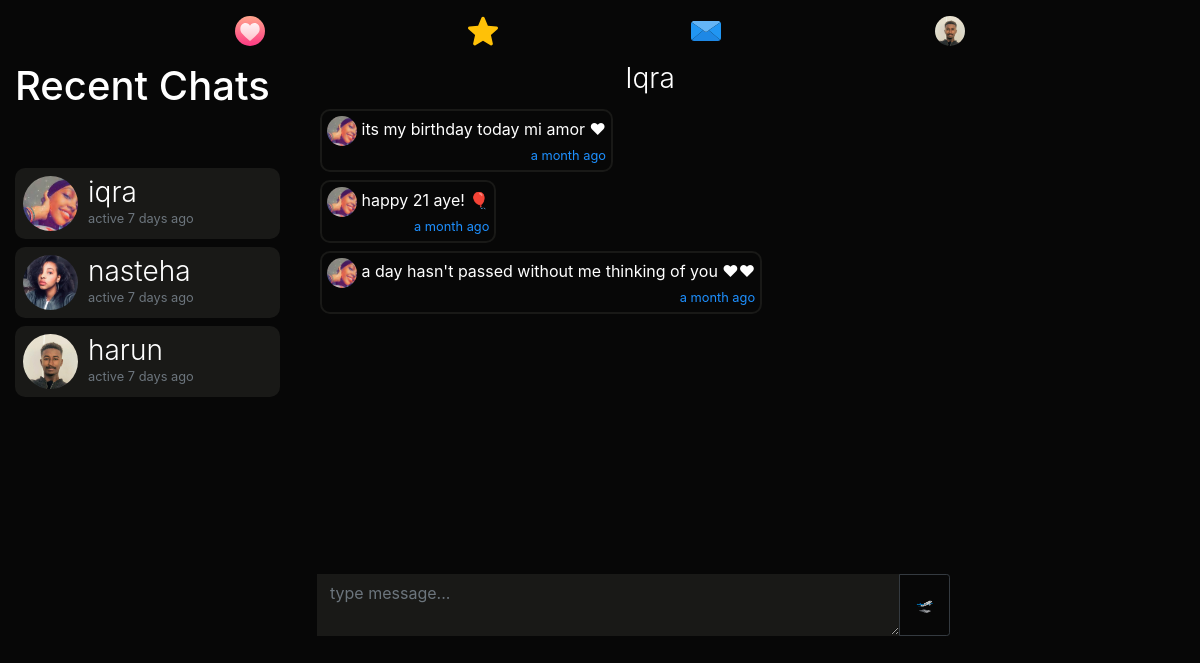
Page /m/iqra (signed in) on the earlier database version.
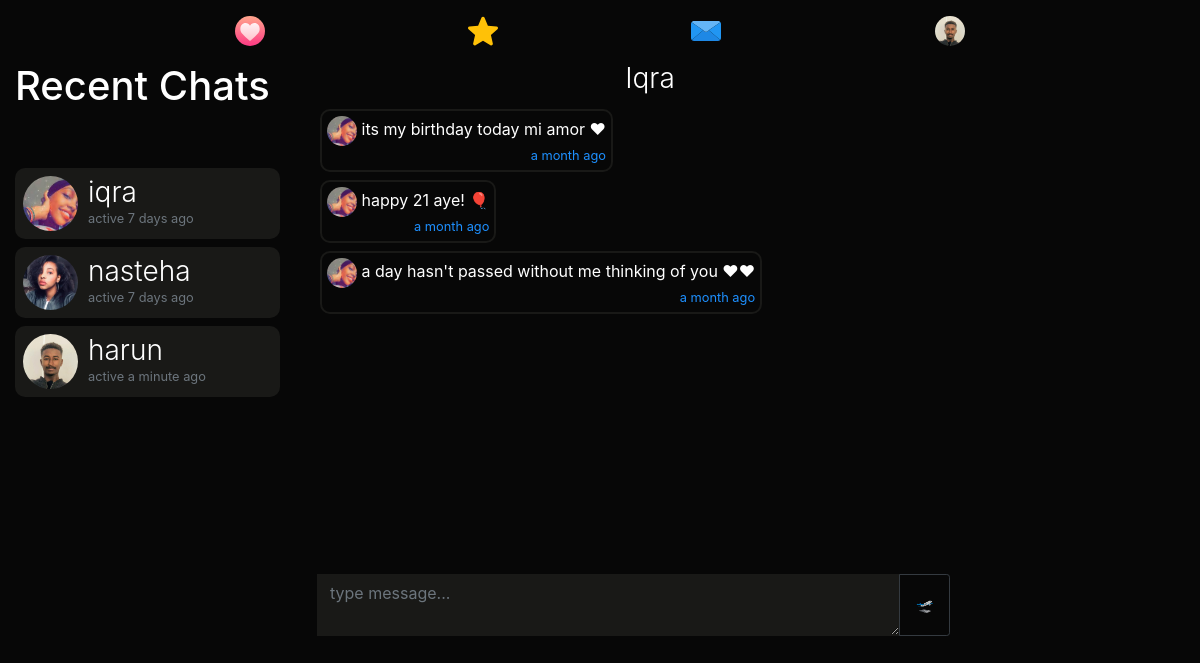
Same page on the later database version.
### dating/models.py (models this page shows, shortened)
class User(db.Model, UserMixin):
	id = db.Column(db.Integer, primary_key=True)
	username = db.Column(db.String(20), unique=True, nullable=False)
	email = db.Column(db.String(120), unique=True, nullable=True)
	dp = db.Column(db.String(20), nullable=False, default='default.jpg')
	dp2 = db.Column(db.String(20), nullable=False, default='flip.png')
	dp3 = db.Column(db.String(20), nullable=False, default='plane.png')
	password = db.Column(db.String(60), nullable=False)
	last_seen = db.Column(db.DateTime, default=datetime.utcnow)
	date_joined = db.Column(db.DateTime, nullable=False, default=datetime.utcnow)
	department = db.Column(db.String(20), nullable=False)
	student_number = db.Column(db.Integer(), unique=True, nullable=True)
	age = db.Column(db.DateTime, nullable=False)
	gender = db.Column(db.String(20), nullable=False)
	country = db.Column(db.String(20), default="Cyprus", nullable=True)
	bio = db.Column(db.String(120), nullable=True)
	private = db.Column(db.Boolean, default=False, nullable=False)
	snapchat = db.Column(db.String(20), default="snapchat", nullable=True)
	instagram = db.Column(db.String(20), default="instagram", nullable=True)
	followed = db.relationship(
		'User', secondary=followers,
		primaryjoin=(followers.c.follower_id == id),
		secondaryjoin=(followers.c.followed_id == id),
		backref=db.backref('followers', lazy='dynamic'), lazy='dynamic')
	messages_sent = db.relationship('Message',
									foreign_keys='Message.sender_id',
									backref='author', lazy='dynamic')
	messages_received = db.relationship('Message',
										foreign_keys='Message.recipient_id',
										backref='recipient', lazy='dynamic')
	last_message_read_time = db.Column(db.DateTime)
	def new_messages(self):
		last_read_time = self.last_message_read_time or datetime(1900, 1, 1)
		return Message.query.filter_by(recipient=self).filter(
			Message.timestamp > last_read_time).count()

### dating/routes.py (the view)
@app.route('/m/<recipient>', methods=['GET', 'POST'])
@login_required
def message(recipient):
	current_user.last_message_read_time = datetime.utcnow()
	db.session.commit()
	recipient = recipient.lower()
	user = User.query.filter_by(username=recipient).first_or_404()
	current_user.last_message_read_time = datetime.utcnow()
	db.session.commit()
	form = MessageForm()
	if form.validate_on_submit():
		msg = m(author=current_user, recipient=user, body=form.message.data)
		db.session.add(msg)
		db.session.commit()
		flash('Your message has been sent.', 'success')
		return redirect(url_for('message', recipient=recipient))
	sent = current_user.messages_sent.filter_by(recipient_id=user.id)
	received = current_user.messages_received.filter_by(sender_id=user.id)
	messages = sent.union(received).order_by(m.timestamp.asc())
	messages_received = current_user.messages_received.order_by(m.timestamp.desc())
	messages_sent = current_user.messages_sent.order_by(m.timestamp.desc())
	recent_chats = list()
	for message in messages_received:
		recent_chats.append(message.author)
	for message in messages_sent:
		recent_chats.append(message.recipient)
	recent_chats = list(dict.fromkeys(recent_chats))
	return render_template('send_message.html', recipient=recipient, title="Chat with " + recipient.title() , user=user, form=form, messages=messages, recent_chats=recent_chats)

### dating/forms.py
class MessageForm(FlaskForm):
    message = TextAreaField((''), validators=[DataRequired()]) #Length(min=0, max=140)
    submit = SubmitField('🛫')

### dating/models.py (called while the page is built)
@login_manager.user_loader
def load_user(user_id):
	return User.query.get(int(user_id))

### dating/routes.py (called while the page is built)
@app.before_request
def before_request():
	if current_user.is_authenticated:
		current_user.last_seen = datetime.utcnow()
		db.session.commit()

### dating/templates/send_message.html (shortened to what this page needs)
{% extends "layout.html" %}
{% block content %}
<div class="container-fluid">
  <div class="row">
    <div class="col-lg-3 d-none d-lg-block position-fixed">
       <h1>
        Recent Chats
         {% set new_messages = current_user.new_messages() %}<span id="message_count" class="badge badge-warning"style="visibility: {% if new_messages %}visible{% else %}hidden {% endif %};">{{ new_messages }}</span></a>
      </h1>
      <div style="overflow:auto;height:500px;padding-right:5px;">
      {% for person in recent_chats %}
      <a href="{{ url_for('message',recipient=person.username) }}" style="text-decoration:none;">
      <header class="mb-2">
        <img src="{{ url_for('static', filename='profile_pics/' + person.dp) }}" alt="default profile" class="profile-thumbnail">
        <div class="profile-name">
          <h3>{{person.username}}</h3>
          <small class="text-muted">active {{ moment(person.last_seen).fromNow() }}</small>
        </div>
      </header>
      </a>
      {% endfor %}
    </div>
</div>
    <div class="col-lg-7 offset-lg-3">
      <h3 style="text-align:center"><a href="{{url_for('user_posts', username=recipient)}}" style="color:#fff;">{{user.username.title()}}
           </a></h3>
           <div style="overflow-y:auto;height:460px;padding:5px;">
      {% for message in messages %}
          <p class="mb-2"
          style="
          {% if message.author == current_user%}
            text-align:left;padding:5px;border-radius:10px;display:inline-block;float:right;clear:both;max-width:75%;background:#191917;
          {%else%}
            text-align:left;padding:5px;border-radius:10px;display:inline-block;max-width:75%;border:2px solid #191917;
          {% endif %}">
          {% if message.author != current_user %}
          <img src="{{ url_for('static', filename='profile_pics/' + message.author.dp) }}" alt="profile pic" title="{{message.author.username.lower()}}" style="width:30px;height:30px;border-radius:50%">
          {% endif %}
          {{message.body | safe | urlize(40, target='_blank')}}
          <br>
          <small style="display:inline-block;float:right;">{{ moment(message.timestamp).fromNow() }}</small>
        </p>
        <br>
        {% endfor %}
        </div>
      <div class="post" style="background:none;padding:2px;width:95%;">
          <form method="POST" action="" enctype="multipart/form-data">
            <div class="input-group mt-2 mr-2" style="overflow:hidden">
              {% if form.message.errors %}
                {{ form.message(class="form-control border-0 rounded-0 resize-none dark-theme border border-dark", placeholder="type message...") }}
                <div class="invalid-feedback">
                  {% for error in form.message.errors %}
                    <span>{{ error }}</span>
                  {% endfor %}
                </div>
                  {% else %}
                    {{ form.message(class="form-control border-0 rounded-0 resize-none dark-theme border border-dark", placeholder="type message...") }}
                  {% endif %}
                  <div class="input-group-append">
                    {{ form.submit(class="btn btn-outline-dark btn-sm p-3") }}
                  </div>
              </div>
          </form>
  </div>
</div>
{% endblock content %}

### dating/templates/layout.html (shortened to what this page needs)
<!doctype html>
<html lang="en">
  <head>
    <link rel="stylesheet" href="https://stackpath.bootstrapcdn.com/bootstrap/4.3.1/css/bootstrap.min.css">
    <link rel="stylesheet" type="text/css" href="{{ url_for('static', filename='main.css') }}">
  </head>
  <body>
<nav class="navbar navbar-expand-md navbar-dark sticky-top justify-content-center d-none d-lg-block">
   <ul class="nav">
    <li {% if '/home' == request.path %}  class="active" {% endif %}>
      <a href="{{url_for('home')}}"><img src="{{ url_for('static', filename='resources/' + 'swipe.svg') }}" style="width:30px;height:30px;"></a>
    </li>
    <li {% if '/discover' == request.path %}  class="active" {% endif %}>
      <a href="{{url_for('discover')}}"><img src="{{ url_for('static', filename='resources/' + 'like.svg') }}" style="width:30px;height:30px;"></a>
    </li>
    <li {% if '/messages' == request.path %}  class="active" {% endif %}>
      <a href="{{url_for('messages')}}">
        <img src="{{ url_for('static', filename='resources/' + 'message.svg') }}" style="width:30px;height:30px;">
      </a>
    </li>
    <li>
      <a href="{{url_for('user_posts', username=current_user.username)}}">
        {% if current_user.is_authenticated %}
          <img src="{{ url_for('static', filename='profile_pics/' + current_user.dp) }}" style="width:30px;height:30px;border-radius:50%">
        {% else %}
        <img src="https://www.flaticon.com/premium-icon/icons/svg/3133/3133799.svg" style="width:30px;height:30px;">
        {% endif %}
      </a>
    </li>
</ul>
</nav>
  {% block content %} {% endblock %}
  </body>
</html>

Differences in the rows shown:
changed User "harun": last_seen "7 days ago" → "a minute ago"
